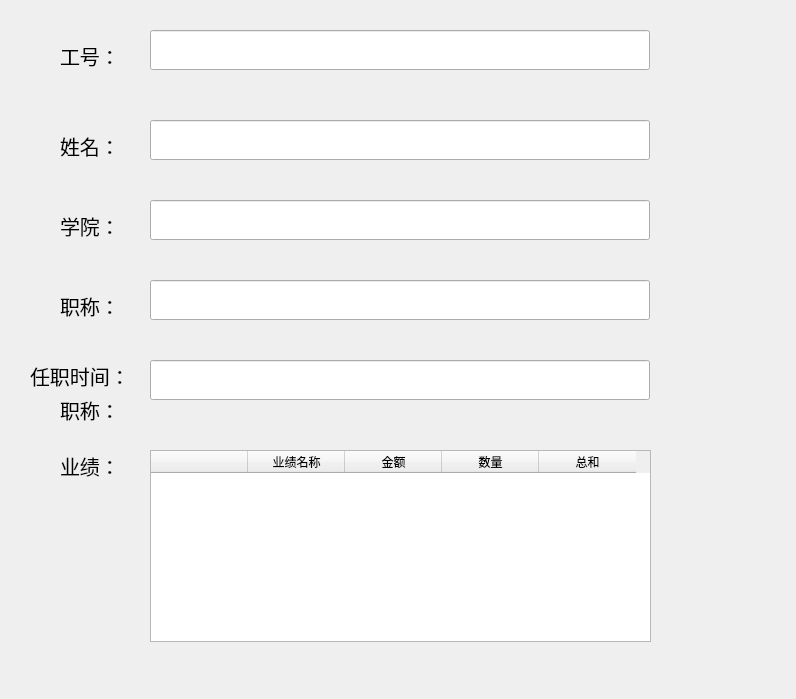
<?xml version="1.0" encoding="UTF-8"?>
<ui version="4.0">
 <class>Form</class>
 <widget class="QWidget" name="Form">
  <property name="geometry">
   <rect>
    <x>0</x>
    <y>0</y>
    <width>796</width>
    <height>699</height>
   </rect>
  </property>
  <property name="windowTitle">
   <string>Form</string>
  </property>
  <widget class="QLabel" name="label">
   <property name="geometry">
    <rect>
     <x>60</x>
     <y>40</y>
     <width>111</width>
     <height>31</height>
    </rect>
   </property>
   <property name="font">
    <font>
     <pointsize>15</pointsize>
    </font>
   </property>
   <property name="text">
    <string>工号：</string>
   </property>
  </widget>
  <widget class="QLabel" name="label_2">
   <property name="geometry">
    <rect>
     <x>60</x>
     <y>130</y>
     <width>111</width>
     <height>31</height>
    </rect>
   </property>
   <property name="font">
    <font>
     <pointsize>15</pointsize>
    </font>
   </property>
   <property name="text">
    <string>姓名：</string>
   </property>
  </widget>
  <widget class="QLabel" name="label_3">
   <property name="geometry">
    <rect>
     <x>60</x>
     <y>210</y>
     <width>111</width>
     <height>31</height>
    </rect>
   </property>
   <property name="font">
    <font>
     <pointsize>15</pointsize>
    </font>
   </property>
   <property name="text">
    <string>学院：</string>
   </property>
  </widget>
  <widget class="QLabel" name="label_4">
   <property name="geometry">
    <rect>
     <x>60</x>
     <y>394</y>
     <width>111</width>
     <height>31</height>
    </rect>
   </property>
   <property name="font">
    <font>
     <pointsize>15</pointsize>
    </font>
   </property>
   <property name="text">
    <string>职称：</string>
   </property>
  </widget>
  <widget class="QLabel" name="label_5">
   <property name="geometry">
    <rect>
     <x>30</x>
     <y>360</y>
     <width>111</width>
     <height>31</height>
    </rect>
   </property>
   <property name="font">
    <font>
     <pointsize>15</pointsize>
    </font>
   </property>
   <property name="text">
    <string>任职时间：</string>
   </property>
  </widget>
  <widget class="QLabel" name="label_6">
   <property name="geometry">
    <rect>
     <x>60</x>
     <y>450</y>
     <width>111</width>
     <height>31</height>
    </rect>
   </property>
   <property name="font">
    <font>
     <pointsize>15</pointsize>
    </font>
   </property>
   <property name="text">
    <string>业绩：</string>
   </property>
  </widget>
  <widget class="QLineEdit" name="idEdit">
   <property name="geometry">
    <rect>
     <x>150</x>
     <y>30</y>
     <width>500</width>
     <height>40</height>
    </rect>
   </property>
  </widget>
  <widget class="QLineEdit" name="nameEdit">
   <property name="geometry">
    <rect>
     <x>150</x>
     <y>120</y>
     <width>500</width>
     <height>40</height>
    </rect>
   </property>
  </widget>
  <widget class="QLineEdit" name="collegeEdit">
   <property name="geometry">
    <rect>
     <x>150</x>
     <y>200</y>
     <width>500</width>
     <height>40</height>
    </rect>
   </property>
  </widget>
  <widget class="QLineEdit" name="titleEdit">
   <property name="geometry">
    <rect>
     <x>150</x>
     <y>280</y>
     <width>500</width>
     <height>40</height>
    </rect>
   </property>
  </widget>
  <widget class="QLineEdit" name="timeEdit">
   <property name="geometry">
    <rect>
     <x>150</x>
     <y>360</y>
     <width>500</width>
     <height>40</height>
    </rect>
   </property>
  </widget>
  <widget class="QLabel" name="label_7">
   <property name="geometry">
    <rect>
     <x>60</x>
     <y>290</y>
     <width>111</width>
     <height>31</height>
    </rect>
   </property>
   <property name="font">
    <font>
     <pointsize>15</pointsize>
    </font>
   </property>
   <property name="text">
    <string>职称：</string>
   </property>
  </widget>
  <widget class="QTableWidget" name="tableWidget">
   <property name="geometry">
    <rect>
     <x>150</x>
     <y>450</y>
     <width>501</width>
     <height>192</height>
    </rect>
   </property>
   <attribute name="horizontalHeaderCascadingSectionResizes">
    <bool>false</bool>
   </attribute>
   <attribute name="horizontalHeaderDefaultSectionSize">
    <number>97</number>
   </attribute>
   <attribute name="horizontalHeaderShowSortIndicator" stdset="0">
    <bool>false</bool>
   </attribute>
   <column>
    <property name="text">
     <string/>
    </property>
   </column>
   <column>
    <property name="text">
     <string>业绩名称</string>
    </property>
   </column>
   <column>
    <property name="text">
     <string>金额</string>
    </property>
   </column>
   <column>
    <property name="text">
     <string>数量</string>
    </property>
   </column>
   <column>
    <property name="text">
     <string>总和</string>
    </property>
   </column>
  </widget>
 </widget>
 <resources/>
 <connections/>
</ui>
